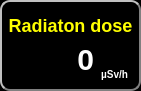
        <widget class="QWidget" name="rad_widget" native="true">
         <property name="geometry">
          <rect>
           <x>440</x>
           <y>180</y>
           <width>141</width>
           <height>91</height>
          </rect>
         </property>
         <property name="styleSheet">
          <string notr="true">QWidget
{
	border-color: gray;
	border-style: outset;
    border-width: 2px;
    border-radius: 10px;
    background-color: black;
    font: bold 14px;
    padding: 6px;
}</string>
         </property>
         <widget class="QLabel" name="label">
          <property name="geometry">
           <rect>
            <x>0</x>
            <y>10</y>
            <width>141</width>
            <height>31</height>
           </rect>
          </property>
          <property name="styleSheet">
           <string notr="true">QLabel
{
	border-style: none;
    border-width: 2px;
    border-radius: 10px;
    background-color: none;
    font: bold 18px;
    padding: 6px;
    color: yellow;
}</string>
          </property>
          <property name="text">
           <string>Radiaton dose</string>
          </property>
          <property name="alignment">
           <set>Qt::AlignmentFlag::AlignCenter</set>
          </property>
         </widget>
         <widget class="QLabel" name="mkSv_label">
          <property name="geometry">
           <rect>
            <x>8</x>
            <y>39</y>
            <width>100</width>
            <height>41</height>
           </rect>
          </property>
          <property name="font">
           <font>
            <family>Segoe UI</family>
            <pointsize>-1</pointsize>
            <italic>false</italic>
            <bold>true</bold>
           </font>
          </property>
          <property name="styleSheet">
           <string notr="true">QLabel
{
	border-style: none;
    border-width: 2px;
    border-radius: 10px;
    background-color: none;
    font: bold 30px;
    padding: 6px;
	color: white;
}</string>
          </property>
          <property name="text">
           <string>0</string>
          </property>
          <property name="scaledContents">
           <bool>false</bool>
          </property>
          <property name="alignment">
           <set>Qt::AlignmentFlag::AlignRight|Qt::AlignmentFlag::AlignTrailing|Qt::AlignmentFlag::AlignVCenter</set>
          </property>
         </widget>
         <widget class="QLabel" name="label_2">
          <property name="geometry">
           <rect>
            <x>90</x>
            <y>54</y>
            <width>49</width>
            <height>41</height>
           </rect>
          </property>
          <property name="styleSheet">
           <string notr="true">QLabel
{
	border-style: none;
    border-width: 2px;
    border-radius: 10px;
    background-color: none;
    font: bold 10px;
    padding: 6px;
	color: white;
}</string>
          </property>
          <property name="text">
           <string>µSv/h</string>
          </property>
          <property name="alignment">
           <set>Qt::AlignmentFlag::AlignCenter</set>
          </property>
         </widget>
        </widget>
